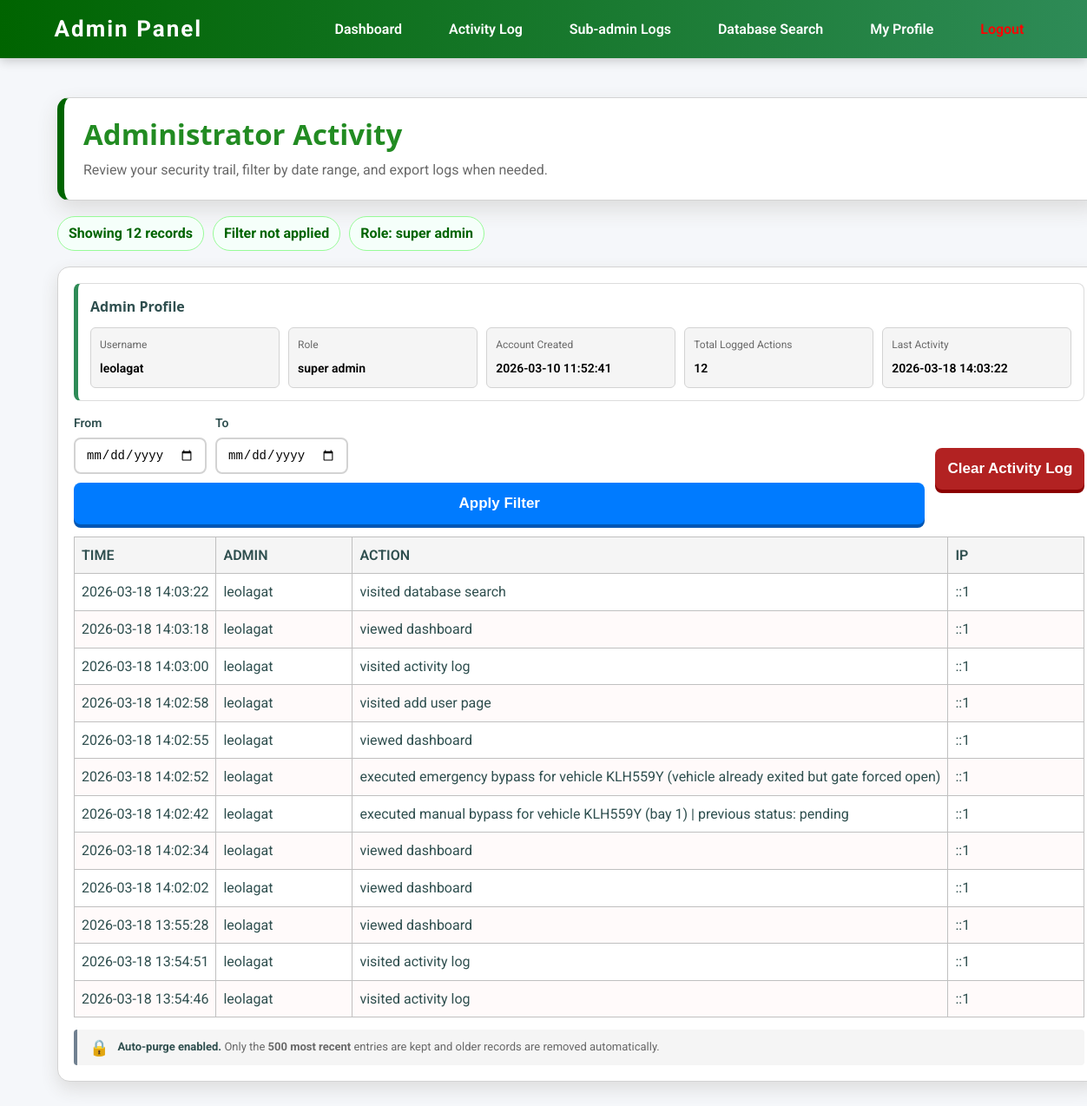
The page /admin/activity.php (signed in) on the database its author committed.
### tables this page shows
CREATE TABLE `admin_activity` (
  `id` int(11) NOT NULL,
  `action` varchar(255) NOT NULL,
  `ip_address` varchar(45) DEFAULT NULL,
  `created_at` datetime DEFAULT current_timestamp(),
  `username` varchar(100) DEFAULT NULL
);

### public/admin/activity.php (the view, shortened to what this page needs)
<?php
$db = new DatabaseConnection();
$pdo = $db->pdo;
require_once(__DIR__ . '/../../backend/app/services/AdminAudit.php');
$profileStmt = $pdo->prepare(
    "SELECT id, username, role, created_at
     FROM administrators
     WHERE id = ? OR username = ?
     ORDER BY id = ? DESC
     LIMIT 1"
);
$profileStmt->execute([
    $_SESSION['admin_id'] ?? 0,
    $_SESSION['admin_username'] ?? '',
    $_SESSION['admin_id'] ?? 0
]);
$adminProfile = $profileStmt->fetch(PDO::FETCH_ASSOC) ?: [
    'username' => $_SESSION['admin_username'] ?? 'unknown',
    'role' => $_SESSION['admin_role'] ?? 'admin',
    'created_at' => null,
];
$activityStatsStmt = $pdo->prepare(
    "SELECT COUNT(*) AS total_actions, MAX(created_at) AS last_seen
     FROM admin_activity
     WHERE username = ?"
);
$activityStatsStmt->execute([$adminProfile['username']]);
$activityStats = $activityStatsStmt->fetch(PDO::FETCH_ASSOC) ?: ['total_actions' => 0, 'last_seen' => null];
$isSuperAdmin = !empty($_SESSION['admin_role']) && $_SESSION['admin_role'] === 'super_admin';
$from = $_GET['from'] ?? null;
$to = $_GET['to'] ?? null;
$hasRange = !empty($from) && !empty($to);
$validRange = $hasRange
    && preg_match('/^\d{4}-\d{2}-\d{2}$/', $from)
    && preg_match('/^\d{4}-\d{2}-\d{2}$/', $to);
if ($isSuperAdmin) {
    if ($validRange) {
        $stmt = $pdo->prepare(
            "SELECT created_at, username, action, ip_address
             FROM admin_activity
             WHERE created_at BETWEEN ? AND ?
             ORDER BY created_at DESC
             LIMIT 500"
        );
        $stmt->execute(["$from 00:00:00", "$to 23:59:59"]);
    } else {
        $stmt = $pdo->query(
            "SELECT created_at, username, action, ip_address
             FROM admin_activity
             ORDER BY created_at DESC
             LIMIT 500"
        );
    }
}
$rows = $stmt->fetchAll(PDO::FETCH_ASSOC);
$totalRows = count($rows);
$isFiltered = $validRange;
?>
<!DOCTYPE html>
<html>
<head>
    <link rel="stylesheet" href="../assets/css/style.css">
</head>
<body>
<nav>
    <div class="logo">Admin Panel</div>
    <div class="links">
        <a href="dashboard.php">Dashboard</a>
        <a href="activity.php">Activity Log</a>
        <?php if ($isSuperAdmin): ?>
            <a href="subadmin_activity.php">Sub-admin Logs</a>
            <a href="database_search.php">Database Search</a>
        <?php endif; ?>
        <a href="profile.php">My Profile</a>
        <a href="logout.php" style="color:red;">Logout</a>
    </div>
</nav>
<main class="activity-page">
    <section class="page-head">
        <h2>Administrator Activity</h2>
        <p>Review your security trail, filter by date range, and export logs when needed.</p>
    </section>
    <section class="summary-row">
        <span class="metric-chip">Showing <?= $totalRows ?> record<?= $totalRows === 1 ? '' : 's' ?></span>
        <?php if ($isFiltered): ?>
            <span class="metric-chip">Filtered: <?= htmlspecialchars($from) ?> to <?= htmlspecialchars($to) ?></span>
        <?php else: ?>
            <span class="metric-chip">Filter not applied</span>
        <?php endif; ?>
        <span class="metric-chip">Role: <?= htmlspecialchars(str_replace('_', ' ', (string)($adminProfile['role'] ?? 'admin'))) ?></span>
    </section>
    <section class="content-card">
        <div class="profile-card">
            <h3 class="profile-title">Admin Profile</h3>
            <div class="profile-grid">
                <div class="profile-item">
                    <span class="label">Username</span>
                    <span class="value"><?= htmlspecialchars($adminProfile['username'] ?? 'unknown') ?></span>
                </div>
                <div class="profile-item">
                    <span class="label">Role</span>
                    <span class="value"><?= htmlspecialchars(str_replace('_', ' ', (string)($adminProfile['role'] ?? 'admin'))) ?></span>
                </div>
                <div class="profile-item">
                    <span class="label">Account Created</span>
                    <span class="value"><?= !empty($adminProfile['created_at']) ? htmlspecialchars($adminProfile['created_at']) : 'Not available' ?></span>
                </div>
                <div class="profile-item">
                    <span class="label">Total Logged Actions</span>
                    <span class="value"><?= (int)($activityStats['total_actions'] ?? 0) ?></span>
                </div>
                <div class="profile-item">
                    <span class="label">Last Activity</span>
                    <span class="value"><?= !empty($activityStats['last_seen']) ? htmlspecialchars($activityStats['last_seen']) : 'No activity yet' ?></span>
                </div>
            </div>
        </div>
        <div class="toolbar">
            <form method="get" class="filter-form">
                <label>
                    From
                    <input type="date" name="from" value="<?= htmlspecialchars($from ?? '') ?>">
                </label>
                <label>
                    To
                    <input type="date" name="to" value="<?= htmlspecialchars($to ?? '') ?>">
                </label>
                <button type="submit">Apply Filter</button>
            </form>
            <?php if ($isSuperAdmin): ?>
                <form method="post" onsubmit="return confirm('Delete all activity logs?');">
                    <button type="submit" name="clear" class="btn-danger">Clear Activity Log</button>
                </form>
            <?php endif; ?>
        </div>
        <?php if (empty($rows)): ?>
            <div class="empty-state">No activity entries found for the selected criteria.</div>
        <?php else: ?>
            <div class="table-wrap">
                <table>
                    <thead><tr><th>Time</th><th>Admin</th><th>Action</th><th>IP</th></tr></thead>
                    <tbody>
                    <?php foreach ($rows as $r): ?>
                        <tr>
                            <td><?=htmlspecialchars($r['created_at'])?></td>
                            <td><?=htmlspecialchars($r['username'] ?? 'unknown')?></td>
                            <td><?=htmlspecialchars($r['action'])?></td>
                            <td><?=htmlspecialchars($r['ip_address'])?></td>
                        </tr>
                    <?php endforeach; ?>
                    </tbody>
                </table>
            </div>
        <?php endif; ?>
        <div class="info-strip">
            <span style="font-size:18px;line-height:1;">&#128274;</span>
            <span>
                <strong style="color:darkslategray;">Auto-purge enabled.</strong>
                Only the <strong>500 most recent</strong> entries are kept and older records are removed automatically.
            </span>
        </div>
    </section>
</main>
</body>
</html>

### public/assets/css/style.css (style rules this page uses)
body { margin: 0; font-family: 'Roboto', 'Segoe UI', Tahoma, Geneva, Verdana, sans-serif; background: #f5f7fa; color: darkslategray; line-height: 1.6; }
h1, h2, h3, h4, h5 { color: #2d862d; font-family: 'Segoe UI', Tahoma, Geneva, Verdana, sans-serif; }
nav { background: linear-gradient(90deg, darkgreen 0%, seagreen 100%); padding: 0.8rem 5%; display: flex; justify-content: space-between; align-items: center; box-shadow: 0 3px 12px rgba(0,0,0,0.2); position: sticky; top: 0; z-index: 100; }
nav .logo { color: white; font-size: 26px; font-weight: 700; letter-spacing: 2px; }
nav .links a { color: white; text-decoration: none; margin-left: 30px; font-weight: 600; padding: 6px 10px; border-radius: 4px; transition: background-color 0.3s, color 0.3s; }
button { width: 100%; padding: 14px; background-color: #007bff; color: white; border: none; border-radius: 8px; cursor: pointer; font-weight: 600; font-size: 17px; transition: background-color 0.3s, transform 0.2s; box-shadow: 0 4px 0 #0056b3; }
table { width: 100%; border-collapse: collapse; margin-top: 20px; font-size: 16px; }
table th, table td { border: 1px solid lightgray; padding: 12px 15px; text-align: left; min-width: 140px; white-space: nowrap; }
table th { background-color: whitesmoke; color: darkslategray; text-transform: uppercase; font-weight: 600; }
table tbody tr:nth-child(even) { background: snow; }

### public/admin/activity.php (style rules this page uses)
.activity-page { width: 95%; max-width: 1120px; margin: 45px auto 90px auto; display: grid; gap: 18px; }
.page-head { background: white; border: 1px solid lightgray; border-left: 8px solid darkgreen; border-radius: 14px; padding: 22px; box-shadow: 0 10px 24px gainsboro; }
.page-head h2 { margin: 0; color: forestgreen; font-size: 33px; line-height: 1.2; }
.page-head p { margin: 8px 0 0 0; color: dimgray; font-size: 16px; }
.summary-row { display: flex; flex-wrap: wrap; gap: 10px; }
.metric-chip { display: inline-flex; align-items: center; gap: 8px; background: mintcream; color: darkgreen; border: 1px solid palegreen; border-radius: 999px; padding: 6px 12px; font-weight: 700; }
.content-card { background: white; border: 1px solid lightgray; border-radius: 14px; padding: 18px; box-shadow: 0 8px 20px gainsboro; }
.profile-card { background: white; border: 1px solid gainsboro; border-left: 5px solid seagreen; border-radius: 8px; padding: 14px; margin-bottom: 14px; }
.profile-title { margin: 0 0 10px; color: darkslategray; font-size: 16px; }
.profile-grid { display: grid; grid-template-columns: repeat(auto-fit, minmax(170px, 1fr)); gap: 10px; }
.profile-item { background: whitesmoke; border: 1px solid lightgray; border-radius: 6px; padding: 10px; }
.profile-item .label { display: block; color: dimgray; font-size: 12px; margin-bottom: 4px; }
.profile-item .value { color: black; font-size: 14px; font-weight: 600; }
.toolbar { display: grid; grid-template-columns: 1fr auto; gap: 12px; align-items: center; margin-bottom: 14px; }
.filter-form { display: flex; align-items: end; gap: 10px; flex-wrap: wrap; }
.filter-form label { display: grid; gap: 5px; color: darkslategray; font-weight: 600; font-size: 14px; }
.filter-form input[type="date"] { padding: 10px 12px; border-radius: 8px; border: 2px solid lightgray; font-size: 14px; box-sizing: border-box; }
.btn-danger { background: firebrick; box-shadow: 0 4px 0 darkred; }
.table-wrap { overflow-x: auto; }
.table-wrap table { width: 100%; border-collapse: collapse; margin-top: 0; }
.table-wrap th, .table-wrap td { padding: 8px; border: 1px solid silver; text-align: left; }
.table-wrap th { background: whitesmoke; }
.info-strip { display: flex; align-items: center; gap: 10px; margin-top: 14px; padding: 10px 14px; background: whitesmoke; border-left: 4px solid slategray; border-radius: 4px; }
.info-strip span:last-child { font-size: 13px; color: dimgray; }

### rows shown on the page
admin_activity: created_at "2026-03-18 14:03:22", username "leolagat", action "visited database search", ip_address "::1"
admin_activity: created_at "2026-03-18 14:03:18", username "leolagat", action "viewed dashboard", ip_address "::1"
admin_activity: created_at "2026-03-18 14:03:00", username "leolagat", action "visited activity log", ip_address "::1"
admin_activity: created_at "2026-03-18 14:02:58", username "leolagat", action "visited add user page", ip_address "::1"
admin_activity: created_at "2026-03-18 14:02:55", username "leolagat", action "viewed dashboard", ip_address "::1"
admin_activity: created_at "2026-03-18 14:02:52", username "leolagat", action "executed emergency bypass for vehicle KLH559Y (vehicle already exited but gate forced open)", ip_address "::1"
admin_activity: created_at "2026-03-18 14:02:42", username "leolagat", action "executed manual bypass for vehicle KLH559Y (bay 1) | previous status: pending", ip_address "::1"
admin_activity: created_at "2026-03-18 14:02:34", username "leolagat", action "viewed dashboard", ip_address "::1"
admin_activity: created_at "2026-03-18 14:02:02", username "leolagat", action "viewed dashboard", ip_address "::1"
admin_activity: created_at "2026-03-18 13:55:28", username "leolagat", action "viewed dashboard", ip_address "::1"
admin_activity: created_at "2026-03-18 13:54:51", username "leolagat", action "visited activity log", ip_address "::1"
admin_activity: created_at "2026-03-18 13:54:46", username "leolagat", action "visited activity log", ip_address "::1"

### other values the page prints
$totalRows "12"
str_replace('_', ' ', (string)($adminProfile['role'] ?? 'admin')) "super admin"
$adminProfile['username'] "leolagat"
$adminProfile['created_at'] "2026-03-10 11:52:41"
$activityStats['total_actions'] "12"
$activityStats['last_seen'] "2026-03-18 14:03:22"
